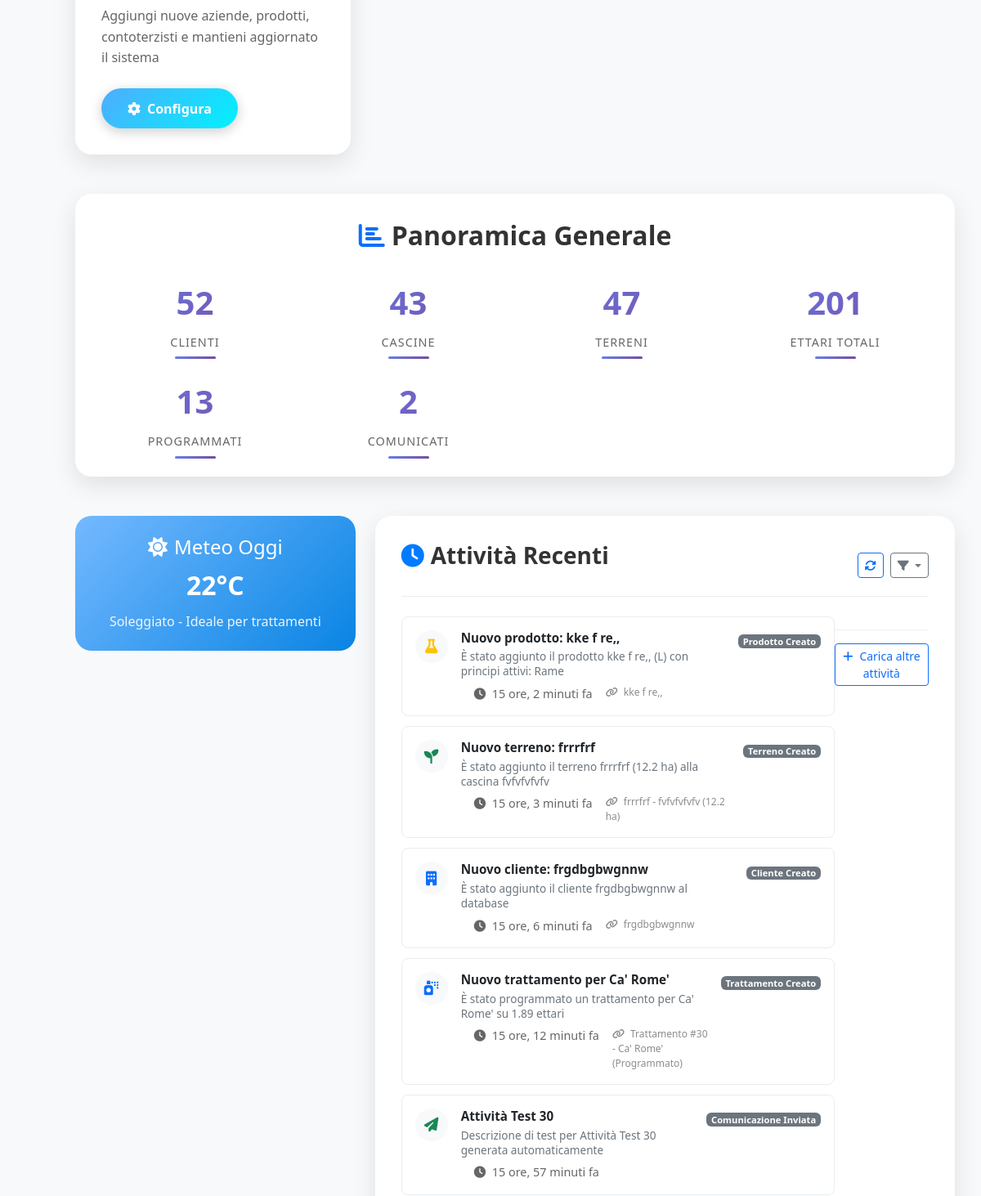
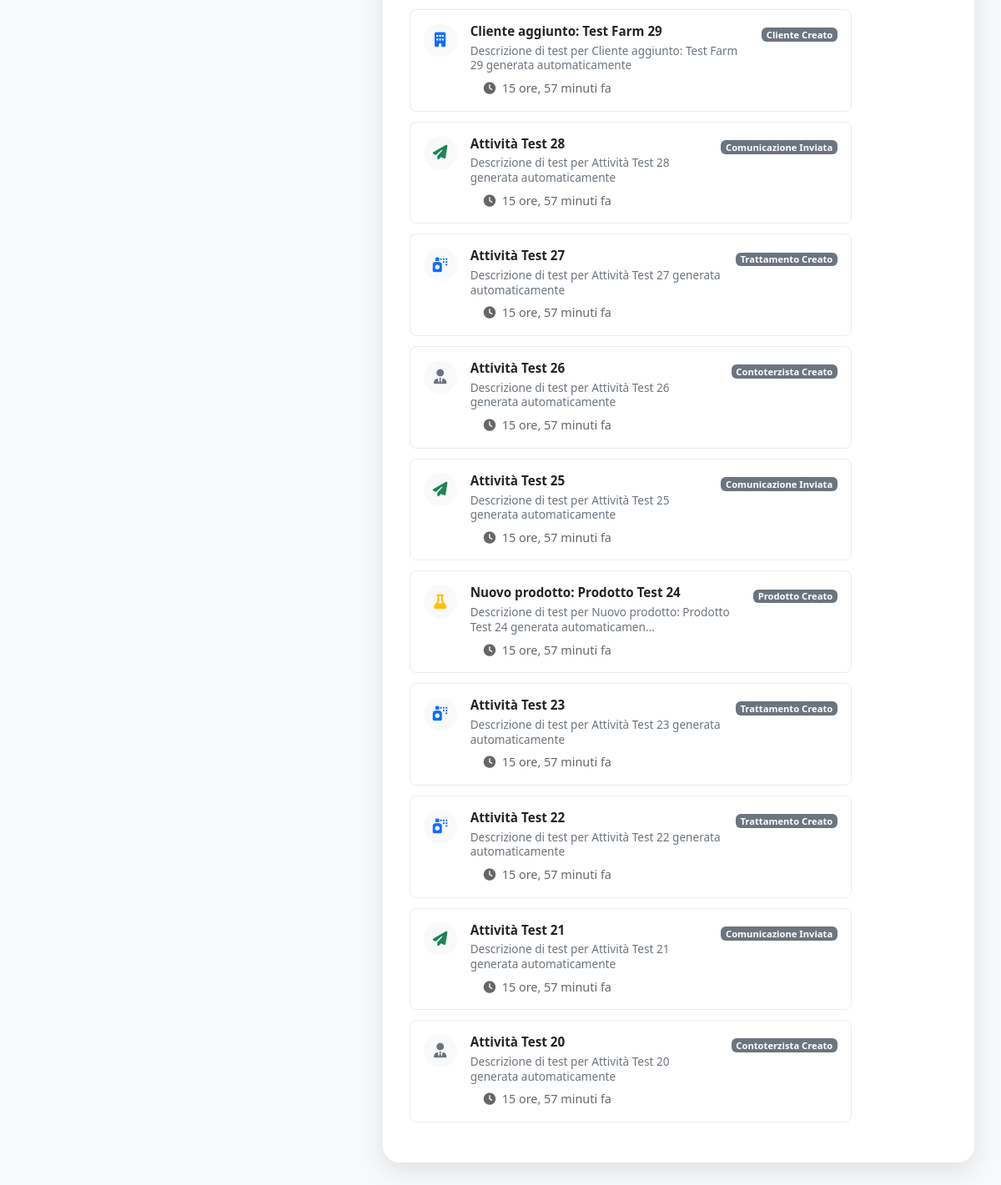
/ (lower part), run on an earlier commit of the app's database (2 pictures, top to bottom).
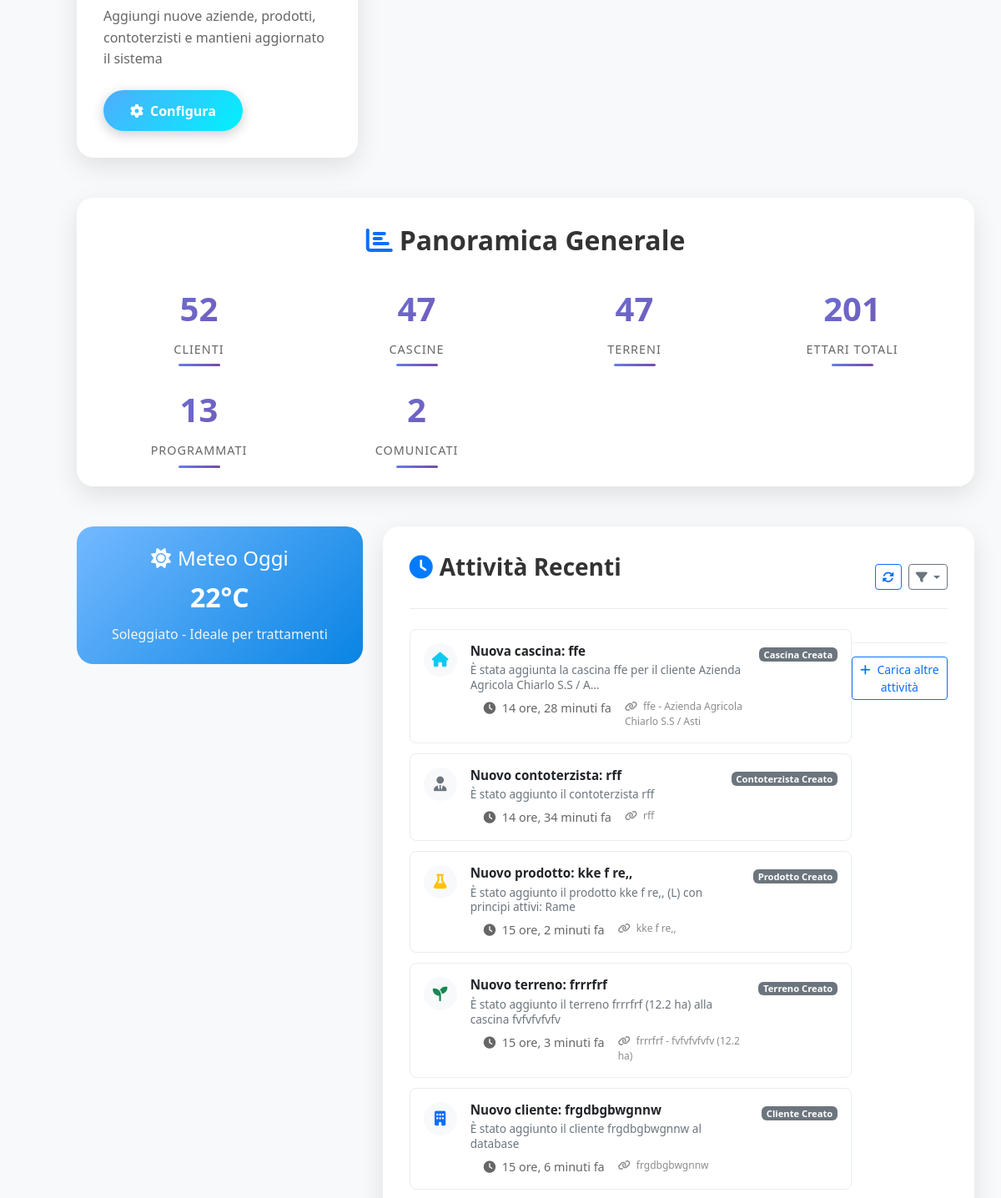
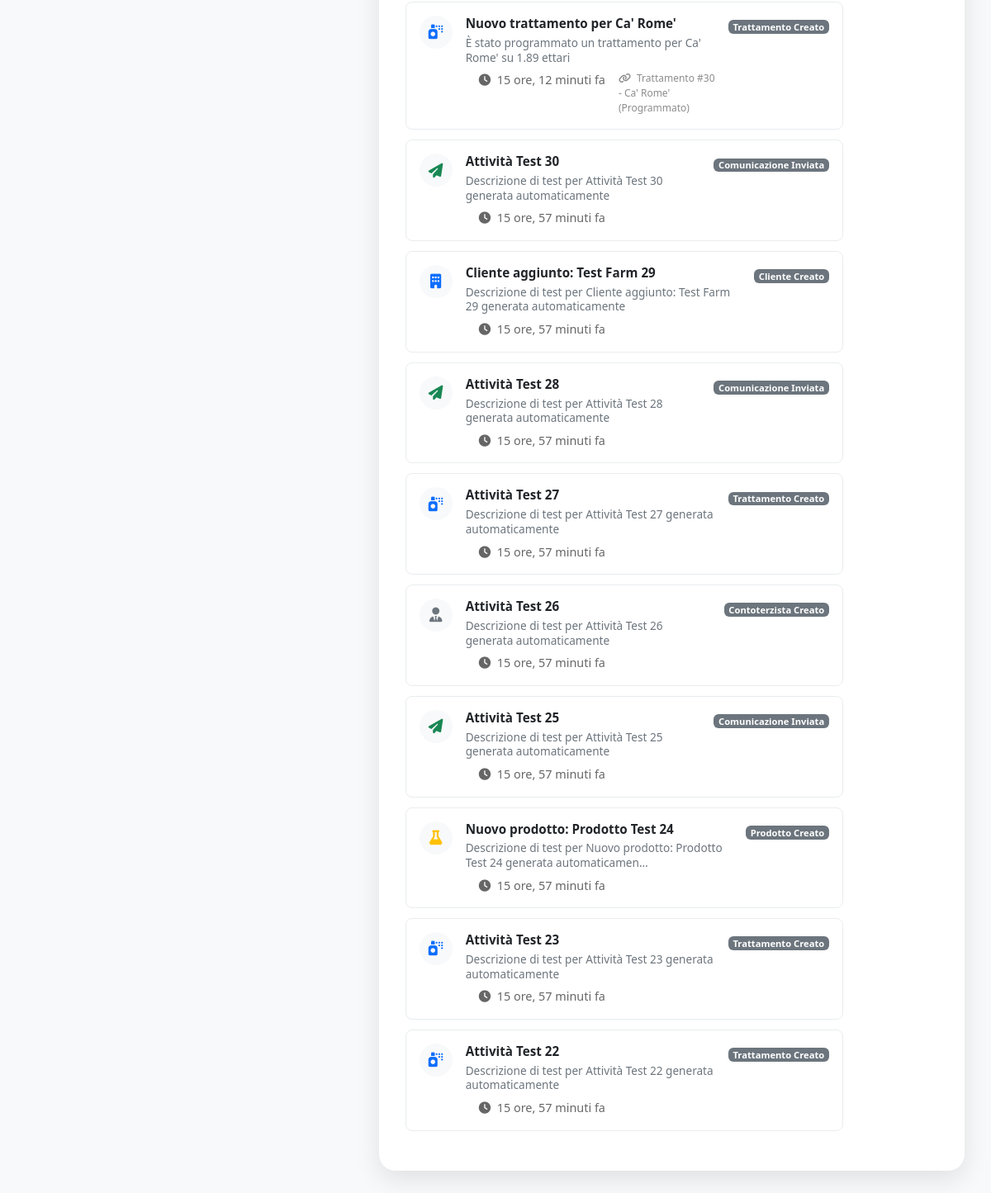
And on a later commit of the database (2 pictures, top to bottom).
### domenico/models.py (models this page shows, shortened)
class ActivityLog(models.Model):
    ACTIVITY_TYPES = [
        ('cliente_created', 'Cliente Creato'),
        ('cascina_created', 'Cascina Creata'),
        ('terreno_created', 'Terreno Creato'),
        ('prodotto_created', 'Prodotto Creato'),
        ('contoterzista_created', 'Contoterzista Creato'),
        ('contatto_created', 'Contatto Email Creato'),
        ('trattamento_created', 'Trattamento Creato'),
        ('trattamento_updated', 'Trattamento Aggiornato'),
        ('comunicazione_sent', 'Comunicazione Inviata'),
        ('user_login', 'Accesso Utente'),
        ('data_export', 'Esportazione Dati'),
        ('backup_created', 'Backup Creato'),
    ]
    activity_type = models.CharField(
        max_length=50,
        choices=ACTIVITY_TYPES,
        help_text="Tipo di attività eseguita"
    )
    title = models.CharField(
        max_length=200,
        help_text="Titolo breve dell'attività"
    )
    description = models.TextField(
        blank=True,
        help_text="Descrizione dettagliata dell'attività"
    )
    related_object_type = models.CharField(
        max_length=50,
        blank=True,
        help_text="Tipo di oggetto coinvolto (Cliente, Terreno, etc.)"
    )
    related_object_id = models.PositiveIntegerField(
        null=True,
        blank=True,
        help_text="ID dell'oggetto coinvolto"
    )
    related_object_name = models.CharField(
        max_length=200,
        blank=True,
        help_text="Nome dell'oggetto coinvolto"
    )
    timestamp = models.DateTimeField(auto_now_add=True)
    ip_address = models.GenericIPAddressField(null=True, blank=True)
    user_agent = models.TextField(blank=True)
    extra_data = models.JSONField(
        default=dict,
        blank=True,
        help_text="Dati aggiuntivi dell'attività in formato JSON"
    )
    def get_icon(self):
        icon_map = {
            'cliente_created': 'fas fa-building',
            'cascina_created': 'fas fa-home',
            'terreno_created': 'fas fa-seedling',
            'prodotto_created': 'fas fa-flask',
            'contoterzista_created': 'fas fa-user-tie',
            'contatto_created': 'fas fa-address-book',
            'trattamento_created': 'fas fa-spray-can',
            'trattamento_updated': 'fas fa-edit',
            'comunicazione_sent': 'fas fa-paper-plane',
            'user_login': 'fas fa-sign-in-alt',
            'data_export': 'fas fa-download',
            'backup_created': 'fas fa-save',
        }
        return icon_map.get(self.activity_type, 'fas fa-circle')
    def get_color_class(self):
        color_map = {
            'cliente_created': 'text-primary',
            'cascina_created': 'text-info',
            'terreno_created': 'text-success',
            'prodotto_created': 'text-warning',
            'contoterzista_created': 'text-secondary',
            'contatto_created': 'text-info',
            'trattamento_created': 'text-primary',
            'trattamento_updated': 'text-warning',
            'comunicazione_sent': 'text-success',
            'user_login': 'text-muted',
            'data_export': 'text-info',
            'backup_created': 'text-success',
        }
        return color_map.get(self.activity_type, 'text-muted')
    def time_since(self):
        from django.utils.timesince import timesince
        return timesince(self.timestamp)
    class Meta:
        verbose_name = "Log Attività"
        verbose_name_plural = "Log Attività"
        ordering = ['-timestamp']
        indexes = [
            models.Index(fields=['-timestamp']),
            models.Index(fields=['activity_type']),
            models.Index(fields=['related_object_type', 'related_object_id']),
        ]

### domenico/views.py (the view)
# urls.py: path('', views.home, name='home'),
def home(request):
    from django.db.models import Sum, Count, Q
    from datetime import datetime, timedelta
    stats = {
        'clienti_totali': Cliente.objects.count(),
        'cascine_totali': Cascina.objects.count(),
        'terreni_totali': Terreno.objects.count(),
        'superficie_totale': Terreno.objects.aggregate(
            totale=Sum('superficie')
        )['totale'] or 0,
        'trattamenti_programmati': Trattamento.objects.filter(stato='programmato').count(),
        'trattamenti_comunicati': Trattamento.objects.filter(stato='comunicato').count(),
        'prodotti_totali': Prodotto.objects.count(),
        'contoterzisti_totali': Contoterzista.objects.count(),
    }
    dieci_giorni_fa = timezone.now() - timedelta(days=10)
    attivita_recenti = ActivityLog.objects.filter(
        timestamp__gte=dieci_giorni_fa
    ).select_related().order_by('-timestamp')[:15]
    trattamenti_recenti = Trattamento.objects.select_related(
        'cliente', 'cascina'
    ).prefetch_related('terreni')[:5]
    activity_stats = {}
    if attivita_recenti.exists():
        from django.db.models import Count
        activity_stats = ActivityLog.objects.filter(
            timestamp__gte=dieci_giorni_fa
        ).values('activity_type').annotate(
            count=Count('id')
        ).order_by('-count')[:5]
    oggi_inizio = timezone.now().replace(hour=0, minute=0, second=0, microsecond=0)
    attivita_oggi = ActivityLog.objects.filter(
        timestamp__gte=oggi_inizio
    ).count()
    context = {
        'stats': stats,
        'trattamenti_recenti': trattamenti_recenti,  # Per compatibilità
        'attivita_recenti': attivita_recenti,  # 🔥 NUOVO
        'activity_stats': activity_stats,  # 🔥 NUOVO
        'attivita_oggi': attivita_oggi,  # 🔥 NUOVO
    }
    return render(request, 'home.html', context)

### domenico/templates/home.html (shortened to what this page needs)
{% extends 'base.html' %}
{% block content %}
<div class="quick-actions">
    <div class="actions-grid">
        <a href="{% url 'database' %}" class="action-card database">
            <p class="action-description">
                Aggiungi nuove aziende, prodotti, contoterzisti e mantieni aggiornato il sistema
            </p>
            <button class="action-button">
                <i class="fas fa-cog me-2"></i>Configura
            </button>
        </a>
    </div>
</div>
<div class="stats-overview">
    <h2 class="stats-title">
        <i class="fas fa-chart-bar text-primary me-2"></i>Panoramica Generale
    </h2>
    <div class="stats-grid">
        <div class="stat-item">
            <div class="stat-number">{{ stats.clienti_totali }}</div>
            <div class="stat-label">Clienti</div>
        </div>
        <div class="stat-item">
            <div class="stat-number">{{ stats.cascine_totali }}</div>
            <div class="stat-label">Cascine</div>
        </div>
        <div class="stat-item">
            <div class="stat-number">{{ stats.terreni_totali }}</div>
            <div class="stat-label">Terreni</div>
        </div>
        <div class="stat-item">
            <div class="stat-number">{{ stats.superficie_totale|floatformat:1 }}</div>
            <div class="stat-label">Ettari Totali</div>
        </div>
        <div class="stat-item">
            <div class="stat-number">{{ stats.trattamenti_programmati }}</div>
            <div class="stat-label">Programmati</div>
        </div>
        <div class="stat-item">
            <div class="stat-number">{{ stats.trattamenti_comunicati }}</div>
            <div class="stat-label">Comunicati</div>
        </div>
    </div>
</div>
<div class="row">
    <div class="col-md-4">
        <div class="weather-widget">
            <h4><i class="fas fa-sun me-2"></i>Meteo Oggi</h4>
            <div class="weather-temp">22°C</div>
            <div class="weather-desc">Soleggiato - Ideale per trattamenti</div>
        </div>
    </div>
    <div class="col-md-8">
    <div class="recent-activity">
        <div class="activity-header">
            <h3 class="activity-title">
                <i class="fas fa-clock"></i>
                Attività Recenti
            </h3>
            <div class="activity-actions">
                <button class="btn btn-sm btn-outline-primary" onclick="refreshActivities()" id="refreshBtn">
                    <i class="fas fa-sync-alt"></i>
                </button>
                <div class="dropdown">
                    <button class="btn btn-sm btn-outline-secondary dropdown-toggle" type="button" data-bs-toggle="dropdown">
                        <i class="fas fa-filter"></i>
                    </button>
                </div>
            </div>
        </div>
        <div class="activity-content" id="activityContent">
            {% if attivita_recenti %}
            <ul class="activity-list" id="activityList">
                {% for attivita in attivita_recenti %}
                <li class="activity-item" data-type="{{ attivita.activity_type }}">
                    <div class="activity-icon">
                        <i class="{{ attivita.get_icon }} {{ attivita.get_color_class }}"></i>
                    </div>
                    <div class="activity-content-text">
                        <div class="activity-main">
                            <strong>{{ attivita.title }}</strong>
                        </div>
                        <div class="activity-description">
                            {{ attivita.description|truncatechars:80 }}
                        </div>
                        <div class="activity-meta">
                            <span class="activity-time">
                                <i class="fas fa-clock me-1"></i>
                                {{ attivita.time_since }} fa
                            </span>
                            {% if attivita.related_object_name %}
                            <span class="activity-object">
                                <i class="fas fa-link me-1"></i>
                                {{ attivita.related_object_name }}
                            </span>
                            {% endif %}
                        </div>
                    </div>
                    <div class="activity-badge">
                        <span class="badge bg-secondary">{{ attivita.get_activity_type_display }}</span>
                    </div>
                </li>
                {% endfor %}
            </ul>
            <div class="activity-footer">
                <button class="btn btn-sm btn-outline-primary w-100" onclick="loadMoreActivities()">
                    <i class="fas fa-plus me-2"></i>Carica altre attività
                </button>
            </div>
            {% endif %}
        </div>
    </div>
</div>
</div>
{% endblock %}

### domenico/templates/base.html (shortened to what this page needs)
<!DOCTYPE html>
<html lang="it">
<head>
    <link href="https://cdnjs.cloudflare.com/ajax/libs/bootstrap/5.3.0/css/bootstrap.min.css" rel="stylesheet">
    <link href="https://cdnjs.cloudflare.com/ajax/libs/font-awesome/6.4.0/css/all.min.css" rel="stylesheet">
</head>
<body>
    <main class="main-content">
        <div class="content-area">
            {% block content %}
            {% endblock %}
        </div>
    </main>
</body>
</html>

### domenico/templates/base.html (style rules this page uses)
:root { --sidebar-width: 60px; --sidebar-expanded-width: 200px; --sidebar-bg: #343a40; --sidebar-hover: #495057; --primary-color: #007bff; }
body { background-color: #f8f9fa; font-family: 'Segoe UI', Tahoma, Geneva, Verdana, sans-serif; }
.main-content { margin-left: var(--sidebar-width); transition: margin-left 0.3s ease; min-height: 100vh; }
.content-area { padding: 2rem; }

What changed in the data, as far as the page shows it:
no longer on this page (row unchanged): ActivityLog: title "Attività Test 21", description "Descrizione di test per Attività Test 21 generata automaticamente", time_since "15 ore, 57 minuti", activity_type "Comunicazione Inviata"
no longer on this page (row unchanged): ActivityLog: title "Attività Test 20", description "Descrizione di test per Attività Test 20 generata automaticamente", time_since "15 ore, 57 minuti", activity_type "Contoterzista Creato"
added ActivityLog: title "Nuova cascina: ffe", description "È stata aggiunta la cascina ffe per il cliente Azienda Agricola Chiarlo S.S / A…", time_since "14 ore, 28 minuti", related_object_name "ffe - Azienda Agricola Chiarlo S.S / Asti", activity_type "Cascina Creata"
added ActivityLog: title "Nuovo contoterzista: rff", description "È stato aggiunto il contoterzista rff", time_since "14 ore, 34 minuti", related_object_name "rff", activity_type "Contoterzista Creato"
Also different on the page:
{{ stats.cascine_totali }}: "43" → "47"
